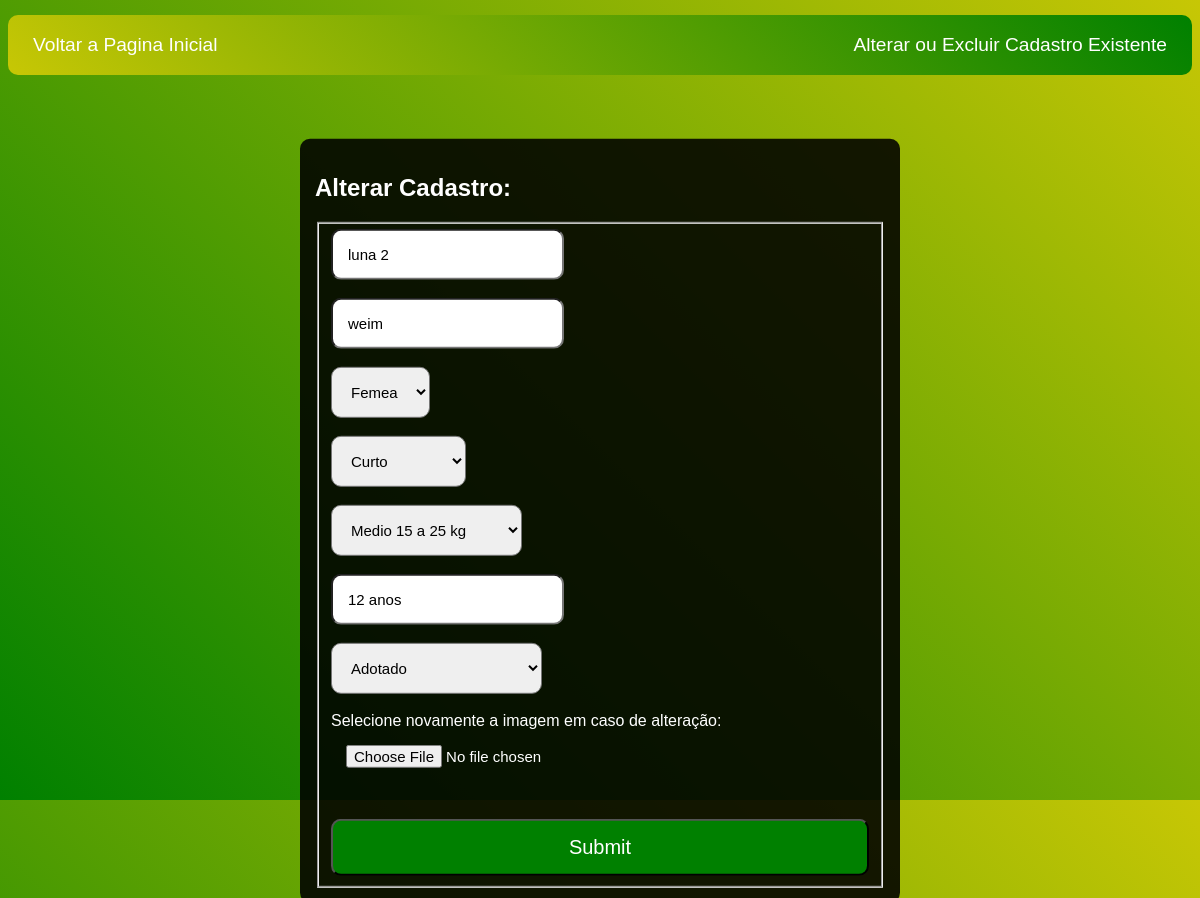
The app's page /php/alteracao.php?id=1 (signed in), older data.
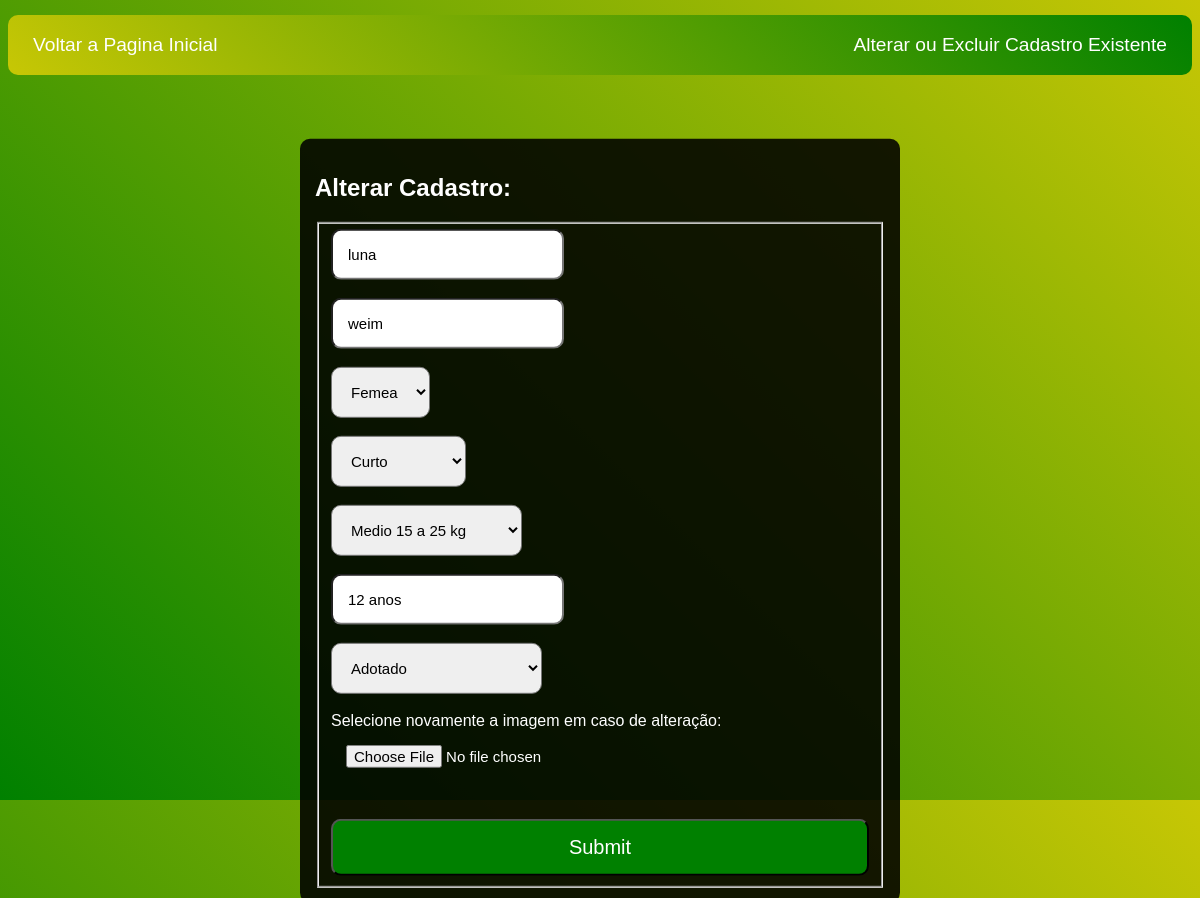
The same page, newer data.
### tables this page shows
CREATE TABLE `cao` (
  `ID` int(11) NOT NULL,
  `NOME` varchar(100) NOT NULL,
  `RACA` varchar(100) NOT NULL,
  `SEXO` varchar(100) NOT NULL,
  `PELO` varchar(100) NOT NULL,
  `PORTE` varchar(100) NOT NULL,
  `IDADE` varchar(100) NOT NULL,
  `sts` varchar(50) NOT NULL,
  `foto` mediumblob NOT NULL,
  `nome_img` varchar(100) NOT NULL
);

### php/alteracao.php (the view, shortened to what this page needs)
<?php
if (!empty($_GET['id'])){
    $id = $_GET['id'];
    include_once('config.php');
    $select = "SELECT * FROM cao WHERE ID = $id";
    $resultado = $conexao->query($select);
    if($resultado->num_rows > 0){
        while($user_data = mysqli_fetch_assoc($resultado)){
            $nome = $user_data['NOME'];
            $raca = $user_data['RACA'];
            $idade = $user_data['IDADE'];
    }
    }
    else{
        echo 'cadastro não encontrado';
        header('Location: listagem.php');
    }
}
?>
<!DOCTYPE html>
<html lang="en">
<head>
    <link rel="stylesheet" type="text/css" href="../css/main.css">
</head>
<body>
    <div id="menu-horizontal">
        <ul>
            <li><a href="../index.html">Voltar a Pagina Inicial</a></li>
            <li><a href="listagem.php">Alterar ou Excluir Cadastro Existente</a></li>
        </ul>
    <div class= 'form'>
    <h2>Alterar Cadastro:</h2>
    <form action="update.php" method="POST" enctype="multipart/form-data">
        <fieldset>
            <input type="text" placeholder="Nome Animal" name="nome" id="nome" value="<?php echo $nome;?>">
            <br><br>
            <input type="text" placeholder="Raça" name="raca" id="raca" required value="<?php echo $raca; ?>">
            <br><br>
            <select id="sexo" name="sexo">
                <option value="Femea">Femea</option>
            </select>
            <br><br>
            <select id="pelo" name="pelo" required>
                <option value="Curto">Curto</option>
            </select>
            <br><br>
            <select id="porte" name="porte" required>
                <option value="Medio 15 a 25 kg">Medio 15 a 25 kg</option>
            </select>
            <br><br>
            <input type="text" placeholder="Idade" name="idade" id="idade" value="<?php echo $idade; ?>">
            <br><br>
            <select id="sts" name="sts" required>
                <option value="Adotado">Adotado</option>
            </select>
            <br><br>
            <label>Selecione novamente a imagem em caso de alteração:</label>
            <input type="file" name="img" id="img" accept="image/*">
            <div class="botao">
                <br><br>
                <input type="submit" name='update' id="update">
            </div>
        </fieldset>
    </form>
</div>
</body>
</html>

Row changes from the older to the newer data that the page shows:
changed cao "weim": nome "luna 2" → "luna"
